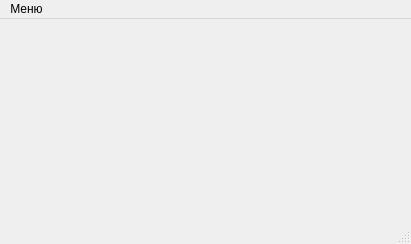
<?xml version="1.0" encoding="UTF-8"?>
<ui version="4.0">
 <class>MainWindow</class>
 <widget class="QMainWindow" name="MainWindow">
  <property name="geometry">
   <rect>
    <x>0</x>
    <y>0</y>
    <width>411</width>
    <height>244</height>
   </rect>
  </property>
  <property name="windowTitle">
   <string>Меню</string>
  </property>
  <widget class="QWidget" name="centralwidget"/>
  <widget class="QMenuBar" name="menubar">
   <property name="geometry">
    <rect>
     <x>0</x>
     <y>0</y>
     <width>411</width>
     <height>30</height>
    </rect>
   </property>
   <widget class="QMenu" name="menu">
    <property name="title">
     <string>Меню</string>
    </property>
    <addaction name="action"/>
    <addaction name="action_2"/>
    <addaction name="action_3"/>
   </widget>
   <addaction name="menu"/>
  </widget>
  <widget class="QStatusBar" name="statusbar"/>
  <action name="action">
   <property name="icon">
    <iconset>
     <normaloff>kisspng-computer-monitors-led-backlit-lcd-output-device-li-5cfde6f89032b5.7316979515601436085907.jpg</normaloff>kisspng-computer-monitors-led-backlit-lcd-output-device-li-5cfde6f89032b5.7316979515601436085907.jpg</iconset>
   </property>
   <property name="text">
    <string>Авторизация</string>
   </property>
  </action>
  <action name="action_2">
   <property name="icon">
    <iconset>
     <normaloff>169021838-.jpg</normaloff>169021838-.jpg</iconset>
   </property>
   <property name="text">
    <string>Выбор ответа</string>
   </property>
  </action>
  <action name="action_3">
   <property name="icon">
    <iconset>
     <normaloff>png-transparent-computer-icons-question-mark-drawing-hand-painted-question-mark-miscellaneous-text-sign.png</normaloff>png-transparent-computer-icons-question-mark-drawing-hand-painted-question-mark-miscellaneous-text-sign.png</iconset>
   </property>
   <property name="text">
    <string>Завершение работы</string>
   </property>
  </action>
 </widget>
 <resources/>
 <connections/>
</ui>
